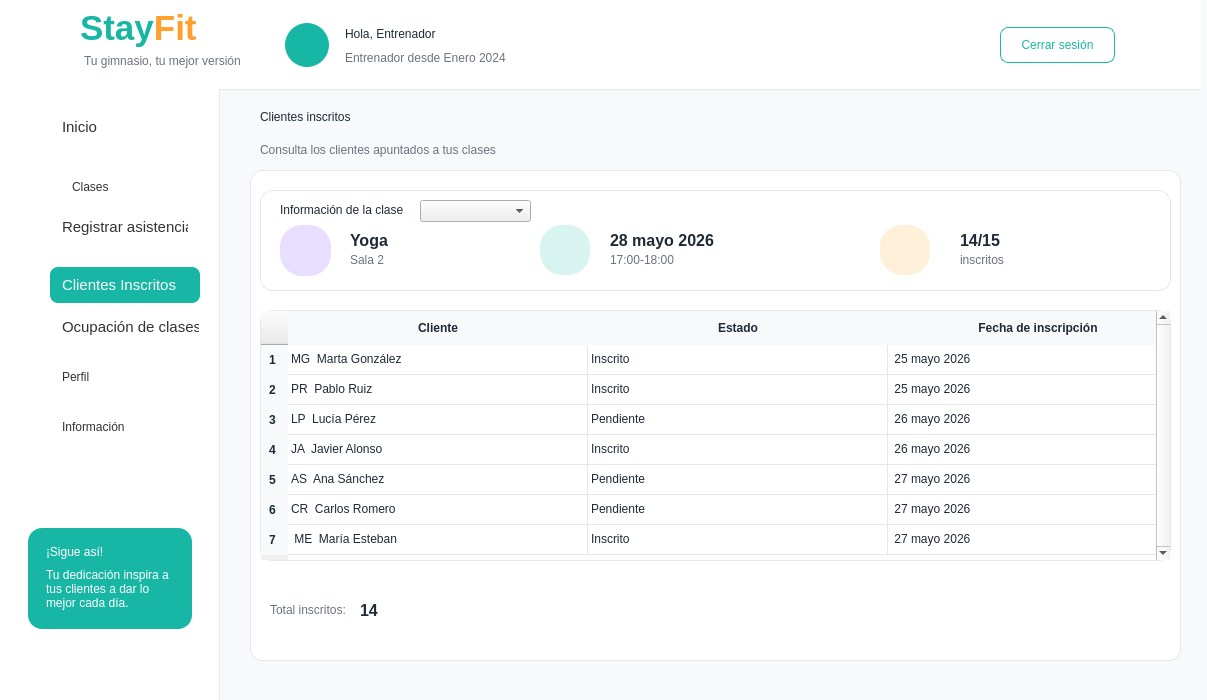
<?xml version="1.0" encoding="UTF-8"?>
<ui version="4.0">
 <class>MainWindow</class>
 <widget class="QMainWindow" name="MainWindow">
  <property name="geometry">
   <rect>
    <x>0</x>
    <y>0</y>
    <width>1207</width>
    <height>700</height>
   </rect>
  </property>
  <property name="windowTitle">
   <string>StayFit - Panel Cliente</string>
  </property>
  <property name="styleSheet">
   <string notr="true">QMainWindow { background-color: #F7F9FA; }
QLabel { background: transparent; color: #1F2937; font-family: &quot;Segoe UI&quot;; }
QPushButton { font-family: &quot;Segoe UI&quot;; }
QFrame#frameHeader { background-color: white; border-bottom: 1px solid #E5E7EB; }
QFrame#frameMenu { background-color: white; border-right: 1px solid #E5E7EB; }
QFrame#frameContenido { background-color: #F7F9FA; border: none; }
QFrame#card1, QFrame#card2, QFrame#card3, QFrame#card4, QFrame#cardTabla, QFrame#cardPago, QFrame#cardActividad, QFrame#cardConsejo, QFrame#cardMotivacion, QFrame#cardSigue { background-color: white; border: 1px solid #E6E6E6; border-radius: 12px; }
QPushButton#btnInicio { background-color: #18B7A5; color: white; border-radius: 8px; text-align: left; padding-left: 22px; font: bold 11pt &quot;Segoe UI&quot;; }
QPushButton#btnClases, QPushButton#btnInscripciones, QPushButton#btnPagos, QPushButton#btnEstadisticas, QPushButton#btnCalorias, QPushButton#btnPerfil, QPushButton#btnInformacion { background-color: transparent; color: #333333; border: none; text-align: left; padding-left: 22px; font: 11pt &quot;Segoe UI&quot;; }
QPushButton#btnClases:hover, QPushButton#btnInscripciones:hover, QPushButton#btnPagos:hover, QPushButton#btnEstadisticas:hover, QPushButton#btnCalorias:hover, QPushButton#btnPerfil:hover, QPushButton#btnInformacion:hover { background-color: #E6F7F5; border-radius: 8px; }
QPushButton#btnCerrarSesion { background-color: white; color: #18B7A5; border: 1px solid #18B7A5; border-radius: 8px; font: bold 10pt &quot;Segoe UI&quot;; }
QPushButton#btnVerInscripciones { background-color: #18B7A5; color: white; border: none; border-radius: 8px; font: bold 10pt &quot;Segoe UI&quot;; }
QPushButton#btnMini { background-color: transparent; color: #00A896; border: none; font: bold 9pt &quot;Segoe UI&quot;; }
QTableWidget { background-color: white; border: 1px solid #E6E6E6; border-radius: 8px; gridline-color: #E6E6E6; font: 9pt &quot;Segoe UI&quot;; }
QHeaderView::section { background-color: white; color: #1F2937; font: bold 9pt &quot;Segoe UI&quot;; border: none; border-bottom: 1px solid #E6E6E6; padding: 6px; }</string>
  </property>
  <widget class="QWidget" name="centralwidget">
   <widget class="QFrame" name="frameHeader">
    <property name="geometry">
     <rect>
      <x>0</x>
      <y>0</y>
      <width>1201</width>
      <height>90</height>
     </rect>
    </property>
    <property name="frameShape">
     <enum>QFrame::NoFrame</enum>
    </property>
    <widget class="QLabel" name="lblLogoIcono">
     <property name="geometry">
      <rect>
       <x>18</x>
       <y>10</y>
       <width>65</width>
       <height>65</height>
      </rect>
     </property>
     <property name="styleSheet">
      <string notr="true">font: 28pt &quot;Segoe UI Emoji&quot;; color: #18B7A5;</string>
     </property>
     <property name="text">
      <string/>
     </property>
     <property name="pixmap">
      <pixmap>../imagenes/logo_stayfit.png</pixmap>
     </property>
     <property name="scaledContents">
      <bool>true</bool>
     </property>
    </widget>
    <widget class="QLabel" name="labelStayFitHeader">
     <property name="geometry">
      <rect>
       <x>80</x>
       <y>8</y>
       <width>170</width>
       <height>40</height>
      </rect>
     </property>
     <property name="text">
      <string>&lt;html&gt;&lt;head/&gt;&lt;body&gt;&lt;p&gt;&lt;span style=&quot; font-size:26pt; font-weight:700; color:#18B7A5;&quot;&gt;Stay&lt;/span&gt;&lt;span style=&quot; font-size:26pt; font-weight:700; color:#FF9F2E;&quot;&gt;Fit&lt;/span&gt;&lt;/p&gt;&lt;/body&gt;&lt;/html&gt;</string>
     </property>
    </widget>
    <widget class="QLabel" name="labelSubtituloHeader">
     <property name="geometry">
      <rect>
       <x>84</x>
       <y>52</y>
       <width>170</width>
       <height>18</height>
      </rect>
     </property>
     <property name="styleSheet">
      <string notr="true">color: #6B7280; font: 9pt &quot;Segoe UI&quot;;</string>
     </property>
     <property name="text">
      <string>Tu gimnasio, tu mejor versión</string>
     </property>
    </widget>
    <widget class="QLabel" name="lblAvatarCliente">
     <property name="geometry">
      <rect>
       <x>285</x>
       <y>23</y>
       <width>44</width>
       <height>44</height>
      </rect>
     </property>
     <property name="styleSheet">
      <string notr="true">background-color: #18B7A5; color: white; border-radius: 22px; font: 20pt &quot;Segoe UI Emoji&quot;;</string>
     </property>
     <property name="text">
      <string/>
     </property>
     <property name="pixmap">
      <pixmap>../imagenes/usuario.png</pixmap>
     </property>
     <property name="scaledContents">
      <bool>true</bool>
     </property>
    </widget>
    <widget class="QLabel" name="lblNombreCliente">
     <property name="geometry">
      <rect>
       <x>345</x>
       <y>22</y>
       <width>270</width>
       <height>24</height>
      </rect>
     </property>
     <property name="styleSheet">
      <string notr="true">font: bold 13pt &quot;Segoe UI&quot;; color: #1F2937;</string>
     </property>
     <property name="text">
      <string>Hola, Entrenador</string>
     </property>
    </widget>
    <widget class="QLabel" name="lblFechaAltaEntrenador">
     <property name="geometry">
      <rect>
       <x>345</x>
       <y>48</y>
       <width>191</width>
       <height>20</height>
      </rect>
     </property>
     <property name="styleSheet">
      <string notr="true">font: 10pt &quot;Segoe UI&quot;; color: #6B7280;</string>
     </property>
     <property name="text">
      <string>Entrenador desde Enero 2024</string>
     </property>
    </widget>
    <widget class="QPushButton" name="btnCerrarSesion">
     <property name="geometry">
      <rect>
       <x>1000</x>
       <y>27</y>
       <width>115</width>
       <height>36</height>
      </rect>
     </property>
     <property name="text">
      <string>Cerrar sesión</string>
     </property>
    </widget>
   </widget>
   <widget class="QFrame" name="frameMenu">
    <property name="geometry">
     <rect>
      <x>0</x>
      <y>89</y>
      <width>220</width>
      <height>611</height>
     </rect>
    </property>
    <property name="frameShape">
     <enum>QFrame::NoFrame</enum>
    </property>
    <widget class="QPushButton" name="btnOcupacion">
     <property name="geometry">
      <rect>
       <x>50</x>
       <y>220</y>
       <width>161</width>
       <height>36</height>
      </rect>
     </property>
     <property name="font">
      <font>
       <family>Segoe UI</family>
       <pointsize>11</pointsize>
      </font>
     </property>
     <property name="styleSheet">
      <string notr="true">QPushButton {
    background-color: transparent;
    border: none;
    border-radius: 8px;
    padding: 8px 12px;
    text-align: left;
    color: #333333;
}

QPushButton:hover {
    background-color: #E8F8F5;
}

QPushButton:checked {
    background-color: #DDF7F3;
    color: #333333;
    font-weight: bold;
}</string>
     </property>
     <property name="text">
      <string>Ocupación de clases</string>
     </property>
     <property name="flat">
      <bool>true</bool>
     </property>
    </widget>
    <widget class="QPushButton" name="btnPerfil">
     <property name="geometry">
      <rect>
       <x>50</x>
       <y>270</y>
       <width>150</width>
       <height>36</height>
      </rect>
     </property>
     <property name="styleSheet">
      <string notr="true">QPushButton {
    background-color: transparent;
    border: none;
    border-radius: 8px;
    padding: 8px 12px;
    text-align: left;
    color: #333333;
}

QPushButton:hover {
    background-color: #E8F8F5;
}

QPushButton:checked {
    background-color: #DDF7F3;
    color: #333333;
    font-weight: bold;
}
</string>
     </property>
     <property name="text">
      <string>Perfil</string>
     </property>
    </widget>
    <widget class="QPushButton" name="btnInformacion">
     <property name="geometry">
      <rect>
       <x>50</x>
       <y>320</y>
       <width>150</width>
       <height>36</height>
      </rect>
     </property>
     <property name="styleSheet">
      <string notr="true">QPushButton {
    background-color: transparent;
    border: none;
    border-radius: 8px;
    padding: 8px 12px;
    text-align: left;
    color: #333333;
}

QPushButton:hover {
    background-color: #E8F8F5;
}

QPushButton:checked {
    background-color: #DDF7F3;
    color: #333333;
    font-weight: bold;
}</string>
     </property>
     <property name="text">
      <string>Información</string>
     </property>
    </widget>
    <widget class="QFrame" name="cardSigue">
     <property name="geometry">
      <rect>
       <x>28</x>
       <y>439</y>
       <width>164</width>
       <height>101</height>
      </rect>
     </property>
     <property name="styleSheet">
      <string notr="true">QFrame#cardSigue { background-color: #18B7A5; border-radius: 14px; border: none; }</string>
     </property>
     <widget class="QLabel" name="lblSigue">
      <property name="geometry">
       <rect>
        <x>18</x>
        <y>12</y>
        <width>130</width>
        <height>24</height>
       </rect>
      </property>
      <property name="styleSheet">
       <string notr="true">color:white; font:bold 11pt &quot;Segoe UI&quot;;</string>
      </property>
      <property name="text">
       <string>¡Sigue así!</string>
      </property>
     </widget>
     <widget class="QLabel" name="lblSigueTexto">
      <property name="geometry">
       <rect>
        <x>18</x>
        <y>35</y>
        <width>130</width>
        <height>51</height>
       </rect>
      </property>
      <property name="styleSheet">
       <string notr="true">color:white; font:9pt &quot;Segoe UI&quot;;</string>
      </property>
      <property name="text">
       <string>Tu dedicación inspira a tus clientes a dar lo mejor cada día.</string>
      </property>
      <property name="wordWrap">
       <bool>true</bool>
      </property>
     </widget>
    </widget>
    <widget class="QLabel" name="label">
     <property name="geometry">
      <rect>
       <x>20</x>
       <y>30</y>
       <width>20</width>
       <height>20</height>
      </rect>
     </property>
     <property name="text">
      <string/>
     </property>
     <property name="pixmap">
      <pixmap>../imagenes/casa_inicio.png</pixmap>
     </property>
     <property name="scaledContents">
      <bool>true</bool>
     </property>
    </widget>
    <widget class="QLabel" name="label_10">
     <property name="geometry">
      <rect>
       <x>20</x>
       <y>280</y>
       <width>23</width>
       <height>23</height>
      </rect>
     </property>
     <property name="text">
      <string/>
     </property>
     <property name="pixmap">
      <pixmap>../imagenes/usuario.png</pixmap>
     </property>
     <property name="scaledContents">
      <bool>true</bool>
     </property>
    </widget>
    <widget class="QLabel" name="label_11">
     <property name="geometry">
      <rect>
       <x>20</x>
       <y>330</y>
       <width>23</width>
       <height>23</height>
      </rect>
     </property>
     <property name="text">
      <string/>
     </property>
     <property name="pixmap">
      <pixmap>../imagenes/informacion.png</pixmap>
     </property>
     <property name="scaledContents">
      <bool>true</bool>
     </property>
    </widget>
    <widget class="QLabel" name="label_12">
     <property name="geometry">
      <rect>
       <x>20</x>
       <y>90</y>
       <width>20</width>
       <height>20</height>
      </rect>
     </property>
     <property name="text">
      <string/>
     </property>
     <property name="pixmap">
      <pixmap>../imagenes/calendario.png</pixmap>
     </property>
     <property name="scaledContents">
      <bool>true</bool>
     </property>
    </widget>
    <widget class="QLabel" name="label_3">
     <property name="geometry">
      <rect>
       <x>20</x>
       <y>130</y>
       <width>20</width>
       <height>20</height>
      </rect>
     </property>
     <property name="styleSheet">
      <string notr="true">image: url(./src/vista/imagenes/lista-de-verificacion.png)</string>
     </property>
     <property name="text">
      <string/>
     </property>
    </widget>
    <widget class="QLabel" name="label_4">
     <property name="geometry">
      <rect>
       <x>20</x>
       <y>180</y>
       <width>20</width>
       <height>20</height>
      </rect>
     </property>
     <property name="styleSheet">
      <string notr="true">image:url(./src/vista/imagenes/anadir-grupo.png)</string>
     </property>
     <property name="text">
      <string/>
     </property>
    </widget>
    <widget class="QLabel" name="label_8">
     <property name="geometry">
      <rect>
       <x>20</x>
       <y>230</y>
       <width>23</width>
       <height>23</height>
      </rect>
     </property>
     <property name="styleSheet">
      <string notr="true">image: url(./src/vista/imagenes/grafico-circular.png)</string>
     </property>
     <property name="text">
      <string/>
     </property>
    </widget>
    <widget class="QPushButton" name="btnInicio_2">
     <property name="geometry">
      <rect>
       <x>50</x>
       <y>20</y>
       <width>150</width>
       <height>36</height>
      </rect>
     </property>
     <property name="font">
      <font>
       <family>Segoe UI</family>
       <pointsize>11</pointsize>
      </font>
     </property>
     <property name="mouseTracking">
      <bool>false</bool>
     </property>
     <property name="tabletTracking">
      <bool>false</bool>
     </property>
     <property name="styleSheet">
      <string notr="true">QPushButton {
    background-color: transparent;
    border: none;
    border-radius: 8px;
    padding: 8px 12px;
    text-align: left;
    color: #333333;
}

QPushButton:hover {
    background-color: #E8F8F5;
}

QPushButton:checked {
    background-color: #DDF7F3;
    color: #333333;
    font-weight: bold;
}</string>
     </property>
     <property name="text">
      <string>Inicio</string>
     </property>
     <property name="checkable">
      <bool>true</bool>
     </property>
     <property name="checked">
      <bool>false</bool>
     </property>
     <property name="flat">
      <bool>false</bool>
     </property>
    </widget>
    <widget class="QPushButton" name="btnClases">
     <property name="geometry">
      <rect>
       <x>50</x>
       <y>80</y>
       <width>150</width>
       <height>36</height>
      </rect>
     </property>
     <property name="text">
      <string>Clases</string>
     </property>
    </widget>
    <widget class="QPushButton" name="btnInscritos">
     <property name="geometry">
      <rect>
       <x>50</x>
       <y>178</y>
       <width>150</width>
       <height>36</height>
      </rect>
     </property>
     <property name="font">
      <font>
       <family>Segoe UI</family>
       <pointsize>11</pointsize>
      </font>
     </property>
     <property name="styleSheet">
      <string notr="true">QPushButton {
    background-color: #18B7A5;
    border: none;
    border-radius: 8px;
    padding: 8px 12px;
    text-align: left;
    color: #FFFFFF;
}

QPushButton:hover {
    background-color: #E8F8F5;
}

QPushButton:checked {
    background-color: #DDF7F3;
    color: #333333;
    font-weight: bold;
}

 

</string>
     </property>
     <property name="text">
      <string>Clientes Inscritos</string>
     </property>
     <property name="flat">
      <bool>true</bool>
     </property>
    </widget>
    <widget class="QPushButton" name="btnRegistroAsistencia">
     <property name="geometry">
      <rect>
       <x>50</x>
       <y>120</y>
       <width>150</width>
       <height>36</height>
      </rect>
     </property>
     <property name="font">
      <font>
       <family>Segoe UI</family>
       <pointsize>11</pointsize>
      </font>
     </property>
     <property name="styleSheet">
      <string notr="true">QPushButton {
    background-color: transparent;
    border: none;
    border-radius: 8px;
    padding: 8px 12px;
    text-align: left;
    color: #333333;
}

QPushButton:hover {
    background-color: #E8F8F5;
}

QPushButton:checked {
    background-color: #DDF7F3;
    color: #333333;
    font-weight: bold;
}</string>
     </property>
     <property name="text">
      <string>Registrar asistencia</string>
     </property>
     <property name="flat">
      <bool>true</bool>
     </property>
    </widget>
   </widget>
   <widget class="QFrame" name="frameContenido">
    <property name="geometry">
     <rect>
      <x>220</x>
      <y>90</y>
      <width>981</width>
      <height>611</height>
     </rect>
    </property>
    <property name="frameShape">
     <enum>QFrame::NoFrame</enum>
    </property>
    <widget class="QLabel" name="lblBienvenida">
     <property name="geometry">
      <rect>
       <x>40</x>
       <y>10</y>
       <width>300</width>
       <height>34</height>
      </rect>
     </property>
     <property name="styleSheet">
      <string notr="true">font:bold 20pt &quot;Segoe UI&quot;; color:#1F2937;</string>
     </property>
     <property name="text">
      <string>Clientes inscritos</string>
     </property>
    </widget>
    <widget class="QLabel" name="lblResumen">
     <property name="geometry">
      <rect>
       <x>40</x>
       <y>50</y>
       <width>470</width>
       <height>20</height>
      </rect>
     </property>
     <property name="styleSheet">
      <string notr="true">font:9pt &quot;Segoe UI&quot;; color:#6B7280;</string>
     </property>
     <property name="text">
      <string>Consulta los clientes apuntados a tus clases</string>
     </property>
    </widget>
    <widget class="QFrame" name="card2">
     <property name="geometry">
      <rect>
       <x>40</x>
       <y>100</y>
       <width>911</width>
       <height>101</height>
      </rect>
     </property>
     <widget class="QLabel" name="lblTituloproxclase">
      <property name="geometry">
       <rect>
        <x>20</x>
        <y>10</y>
        <width>141</width>
        <height>20</height>
       </rect>
      </property>
      <property name="styleSheet">
       <string notr="true">font:bold 9pt &quot;Segoe UI&quot;;</string>
      </property>
      <property name="text">
       <string>Información de la clase</string>
      </property>
     </widget>
     <widget class="QLabel" name="label_nombreclase_ins">
      <property name="geometry">
       <rect>
        <x>90</x>
        <y>30</y>
        <width>171</width>
        <height>41</height>
       </rect>
      </property>
      <property name="styleSheet">
       <string notr="true">QLabel {
    background: transparent;
    border: none;
    color: #1F2937;
    font-size: 16px;
    font-weight: bold;
}</string>
      </property>
      <property name="text">
       <string>Yoga</string>
      </property>
     </widget>
     <widget class="QLabel" name="lblSalaClase_ins">
      <property name="geometry">
       <rect>
        <x>90</x>
        <y>60</y>
        <width>161</width>
        <height>20</height>
       </rect>
      </property>
      <property name="styleSheet">
       <string notr="true">font:9pt &quot;Segoe UI&quot;; color:#6B7280;</string>
      </property>
      <property name="text">
       <string>Sala 2</string>
      </property>
     </widget>
     <widget class="QLabel" name="lblHorarioClase_ins">
      <property name="geometry">
       <rect>
        <x>350</x>
        <y>60</y>
        <width>201</width>
        <height>20</height>
       </rect>
      </property>
      <property name="styleSheet">
       <string notr="true">font:9pt &quot;Segoe UI&quot;; color:#6B7280;</string>
      </property>
      <property name="text">
       <string>17:00-18:00</string>
      </property>
     </widget>
     <widget class="QLabel" name="lblResumen_4">
      <property name="geometry">
       <rect>
        <x>700</x>
        <y>60</y>
        <width>51</width>
        <height>20</height>
       </rect>
      </property>
      <property name="styleSheet">
       <string notr="true">font:9pt &quot;Segoe UI&quot;; color:#6B7280;</string>
      </property>
      <property name="text">
       <string>inscritos</string>
      </property>
     </widget>
     <widget class="QLabel" name="label_fecha_ins">
      <property name="geometry">
       <rect>
        <x>350</x>
        <y>30</y>
        <width>111</width>
        <height>41</height>
       </rect>
      </property>
      <property name="styleSheet">
       <string notr="true">QLabel {
    background: transparent;
    border: none;
    color: #1F2937;
    font-size: 16px;
    font-weight: bold;
}</string>
      </property>
      <property name="text">
       <string>28 mayo 2026</string>
      </property>
     </widget>
     <widget class="QLabel" name="label_numInscritos_ins">
      <property name="geometry">
       <rect>
        <x>700</x>
        <y>30</y>
        <width>47</width>
        <height>41</height>
       </rect>
      </property>
      <property name="styleSheet">
       <string notr="true">QLabel {
    background: transparent;
    border: none;
    color: #1F2937;
    font-size: 16px;
    font-weight: bold;
}</string>
      </property>
      <property name="text">
       <string>14/15</string>
      </property>
     </widget>
     <widget class="QLabel" name="lblIconCal_2">
      <property name="geometry">
       <rect>
        <x>20</x>
        <y>35</y>
        <width>51</width>
        <height>51</height>
       </rect>
      </property>
      <property name="styleSheet">
       <string notr="true">background-color:#E8DEFF; border-radius:22px; font:17pt &quot;Segoe UI Emoji&quot;;</string>
      </property>
      <property name="text">
       <string/>
      </property>
     </widget>
     <widget class="QLabel" name="emoricono_clase">
      <property name="geometry">
       <rect>
        <x>20</x>
        <y>45</y>
        <width>51</width>
        <height>31</height>
       </rect>
      </property>
      <property name="styleSheet">
       <string notr="true">
	image:url(./src/vista/imagenes/loto.png)
</string>
      </property>
      <property name="text">
       <string/>
      </property>
     </widget>
     <widget class="QLabel" name="lblIconAs_2">
      <property name="geometry">
       <rect>
        <x>280</x>
        <y>35</y>
        <width>50</width>
        <height>50</height>
       </rect>
      </property>
      <property name="styleSheet">
       <string notr="true">background-color:#D8F4F0; color:#18B7A5; border-radius:22px; font:bold 20pt &quot;Segoe UI&quot;;</string>
      </property>
      <property name="text">
       <string/>
      </property>
     </widget>
     <widget class="QLabel" name="label_9">
      <property name="geometry">
       <rect>
        <x>280</x>
        <y>45</y>
        <width>51</width>
        <height>31</height>
       </rect>
      </property>
      <property name="styleSheet">
       <string notr="true">image:url(./src/vista/imagenes/calendario.png)</string>
      </property>
      <property name="text">
       <string/>
      </property>
     </widget>
     <widget class="QLabel" name="lblIconPago">
      <property name="geometry">
       <rect>
        <x>620</x>
        <y>35</y>
        <width>50</width>
        <height>50</height>
       </rect>
      </property>
      <property name="styleSheet">
       <string notr="true">background-color:#FFF0D9; border-radius:22px; font:16pt &quot;Segoe UI Emoji&quot;; color:#FF9F2E;</string>
      </property>
      <property name="text">
       <string/>
      </property>
     </widget>
     <widget class="QLabel" name="label_7">
      <property name="geometry">
       <rect>
        <x>620</x>
        <y>45</y>
        <width>51</width>
        <height>31</height>
       </rect>
      </property>
      <property name="styleSheet">
       <string notr="true">image:url(./src/vista/imagenes/dos-personas.png)</string>
      </property>
      <property name="text">
       <string/>
      </property>
     </widget>
     <widget class="QComboBox" name="comboClasesInscritos">
      <property name="geometry">
       <rect>
        <x>160</x>
        <y>10</y>
        <width>111</width>
        <height>22</height>
       </rect>
      </property>
     </widget>
    </widget>
    <widget class="QLabel" name="label_17">
     <property name="geometry">
      <rect>
       <x>280</x>
       <y>480</y>
       <width>47</width>
       <height>13</height>
      </rect>
     </property>
     <property name="text">
      <string/>
     </property>
    </widget>
    <widget class="QLabel" name="label_18">
     <property name="geometry">
      <rect>
       <x>-170</x>
       <y>-10</y>
       <width>1391</width>
       <height>621</height>
      </rect>
     </property>
     <property name="styleSheet">
      <string notr="true">image:url(./src/vista/imagenes/reborde_ola.png)</string>
     </property>
     <property name="text">
      <string/>
     </property>
    </widget>
    <widget class="QLabel" name="label_19">
     <property name="geometry">
      <rect>
       <x>180</x>
       <y>30</y>
       <width>1771</width>
       <height>651</height>
      </rect>
     </property>
     <property name="styleSheet">
      <string notr="true">image:url(./src/vista/imagenes/reborde_ola.png)</string>
     </property>
     <property name="text">
      <string/>
     </property>
    </widget>
    <widget class="QTableWidget" name="tablaInscritos">
     <property name="geometry">
      <rect>
       <x>40</x>
       <y>220</y>
       <width>911</width>
       <height>251</height>
      </rect>
     </property>
     <property name="styleSheet">
      <string notr="true">QTableWidget {
    background-color: white;
    border: 1px solid #E5E7EB;
    border-radius: 12px;
    gridline-color: #E5E7EB;
    color: #1F2937;
    font-size: 12px;
}

QHeaderView::section {
    background-color: #F7F9FA;
    color: #1F2937;
    font-weight: bold;
    border: none;
    padding: 8px;
}

QTableWidget::item {
    padding: 8px;
}</string>
     </property>
     <property name="verticalScrollBarPolicy">
      <enum>Qt::ScrollBarAlwaysOn</enum>
     </property>
     <property name="horizontalScrollBarPolicy">
      <enum>Qt::ScrollBarAlwaysOff</enum>
     </property>
     <property name="rowCount">
      <number>7</number>
     </property>
     <property name="columnCount">
      <number>3</number>
     </property>
     <attribute name="horizontalHeaderCascadingSectionResizes">
      <bool>false</bool>
     </attribute>
     <attribute name="horizontalHeaderDefaultSectionSize">
      <number>300</number>
     </attribute>
     <attribute name="horizontalHeaderStretchLastSection">
      <bool>false</bool>
     </attribute>
     <row/>
     <row/>
     <row/>
     <row/>
     <row/>
     <row/>
     <row/>
     <column>
      <property name="text">
       <string>Cliente</string>
      </property>
     </column>
     <column>
      <property name="text">
       <string>Estado</string>
      </property>
     </column>
     <column>
      <property name="text">
       <string>Fecha de inscripción</string>
      </property>
     </column>
     <item row="0" column="0">
      <property name="text">
       <string>MG  Marta González</string>
      </property>
     </item>
     <item row="0" column="1">
      <property name="text">
       <string>Inscrito</string>
      </property>
     </item>
     <item row="0" column="2">
      <property name="text">
       <string> 25 mayo 2026 </string>
      </property>
     </item>
     <item row="1" column="0">
      <property name="text">
       <string>PR  Pablo Ruiz</string>
      </property>
     </item>
     <item row="1" column="1">
      <property name="text">
       <string>Inscrito</string>
      </property>
     </item>
     <item row="1" column="2">
      <property name="text">
       <string> 25 mayo 2026 </string>
      </property>
     </item>
     <item row="2" column="0">
      <property name="text">
       <string>LP  Lucía Pérez</string>
      </property>
     </item>
     <item row="2" column="1">
      <property name="text">
       <string>Pendiente</string>
      </property>
     </item>
     <item row="2" column="2">
      <property name="text">
       <string> 26 mayo 2026 </string>
      </property>
     </item>
     <item row="3" column="0">
      <property name="text">
       <string>JA  Javier Alonso</string>
      </property>
     </item>
     <item row="3" column="1">
      <property name="text">
       <string>Inscrito</string>
      </property>
     </item>
     <item row="3" column="2">
      <property name="text">
       <string> 26 mayo 2026 </string>
      </property>
     </item>
     <item row="4" column="0">
      <property name="text">
       <string>AS  Ana Sánchez</string>
      </property>
     </item>
     <item row="4" column="1">
      <property name="text">
       <string>Pendiente</string>
      </property>
     </item>
     <item row="4" column="2">
      <property name="text">
       <string> 27 mayo 2026 </string>
      </property>
     </item>
     <item row="5" column="0">
      <property name="text">
       <string>CR  Carlos Romero</string>
      </property>
     </item>
     <item row="5" column="1">
      <property name="text">
       <string>Pendiente</string>
      </property>
     </item>
     <item row="5" column="2">
      <property name="text">
       <string> 27 mayo 2026 </string>
      </property>
     </item>
     <item row="6" column="0">
      <property name="text">
       <string> ME  María Esteban</string>
      </property>
     </item>
     <item row="6" column="1">
      <property name="text">
       <string>Inscrito</string>
      </property>
     </item>
     <item row="6" column="2">
      <property name="text">
       <string> 27 mayo 2026 </string>
      </property>
     </item>
    </widget>
    <widget class="QFrame" name="frameClientesInscritos">
     <property name="geometry">
      <rect>
       <x>30</x>
       <y>80</y>
       <width>931</width>
       <height>491</height>
      </rect>
     </property>
     <property name="styleSheet">
      <string notr="true">#frameClientesInscritos {
    background-color: #FFFFFF;
    border: 1px solid #E5E7EB;
    border-radius: 12px;
}</string>
     </property>
     <property name="frameShape">
      <enum>QFrame::StyledPanel</enum>
     </property>
     <property name="frameShadow">
      <enum>QFrame::Raised</enum>
     </property>
    </widget>
    <widget class="QLabel" name="lblSalaClase_2">
     <property name="geometry">
      <rect>
       <x>50</x>
       <y>510</y>
       <width>111</width>
       <height>20</height>
      </rect>
     </property>
     <property name="styleSheet">
      <string notr="true">font:9pt &quot;Segoe UI&quot;; color:#6B7280;</string>
     </property>
     <property name="text">
      <string>Total inscritos:</string>
     </property>
    </widget>
    <widget class="QLabel" name="label_total_inscritos">
     <property name="geometry">
      <rect>
       <x>140</x>
       <y>505</y>
       <width>51</width>
       <height>31</height>
      </rect>
     </property>
     <property name="styleSheet">
      <string notr="true">QLabel {
    background: transparent;
    border: none;
    color: #1F2937;
    font-size: 16px;
    font-weight: bold;
}</string>
     </property>
     <property name="text">
      <string>14</string>
     </property>
    </widget>
    <zorder>label_18</zorder>
    <zorder>frameClientesInscritos</zorder>
    <zorder>label_19</zorder>
    <zorder>lblBienvenida</zorder>
    <zorder>lblResumen</zorder>
    <zorder>card2</zorder>
    <zorder>label_17</zorder>
    <zorder>tablaInscritos</zorder>
    <zorder>lblSalaClase_2</zorder>
    <zorder>label_total_inscritos</zorder>
   </widget>
  </widget>
 </widget>
 <resources/>
 <connections/>
</ui>
